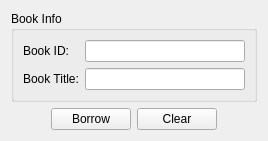
<?xml version="1.0" encoding="UTF-8"?>
<ui version="4.0">
 <class>PageBorrowWidget</class>
 <widget class="QWidget" name="PageBorrowWidget">
  <layout class="QVBoxLayout" name="verticalLayout" stretch="10,0">
   <item>
    <widget class="QGroupBox" name="groupBox_2">
     <property name="title">
      <string>Book Info</string>
     </property>
     <layout class="QGridLayout" name="gridLayout_2">
      <item row="0" column="0">
       <widget class="QLabel" name="label_3">
        <property name="text">
         <string>Book ID:</string>
        </property>
       </widget>
      </item>
      <item row="0" column="1">
       <widget class="QLineEdit" name="bookIdEdit"/>
      </item>
      <item row="1" column="0">
       <widget class="QLabel" name="label_4">
        <property name="text">
         <string>Book Title:</string>
        </property>
       </widget>
      </item>
      <item row="1" column="1">
       <widget class="QLineEdit" name="bookNameEdit"/>
      </item>
     </layout>
    </widget>
   </item>
   <item>
    <layout class="QHBoxLayout" name="horizontalLayout">
     <item>
      <spacer name="horizontalSpacer">
       <property name="orientation">
        <enum>Qt::Horizontal</enum>
       </property>
       <property name="sizeHint" stdset="0">
        <size>
         <width>40</width>
         <height>20</height>
        </size>
       </property>
      </spacer>
     </item>
     <item>
      <widget class="QPushButton" name="borrowBtn">
       <property name="text">
        <string>Borrow</string>
       </property>
      </widget>
     </item>
     <item>
      <widget class="QPushButton" name="clearBtn">
       <property name="text">
        <string>Clear</string>
       </property>
      </widget>
     </item>
     <item>
      <spacer name="horizontalSpacer_2">
       <property name="orientation">
        <enum>Qt::Horizontal</enum>
       </property>
       <property name="sizeHint" stdset="0">
        <size>
         <width>40</width>
         <height>20</height>
        </size>
       </property>
      </spacer>
     </item>
    </layout>
   </item>
  </layout>
 </widget>
 <resources/>
 <connections/>
</ui>
